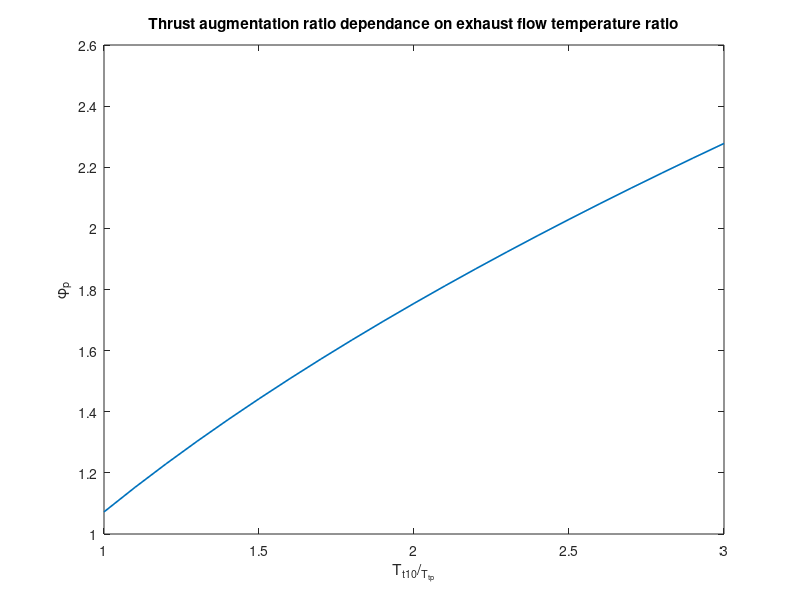
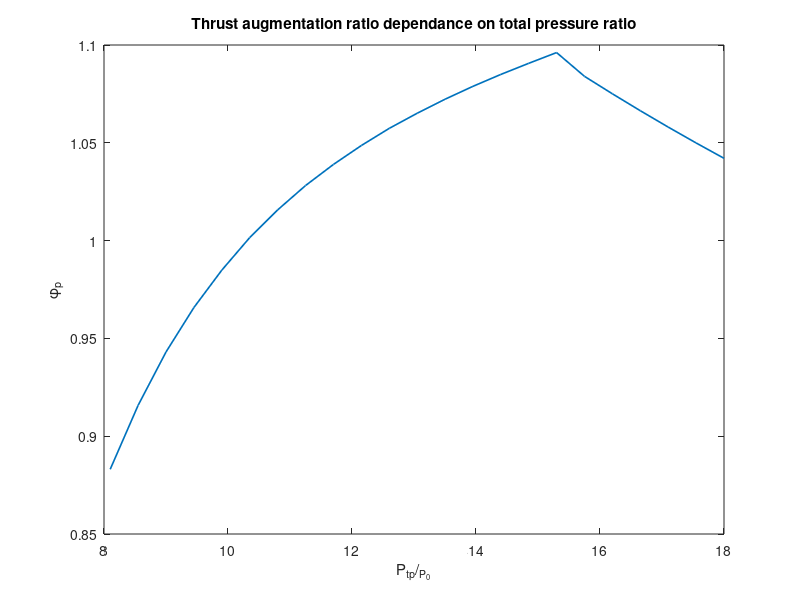

MATLAB code for these plots, in order: (Note: this script raises an error after producing the figures.)
%% HYPERSONIC FLOWS
%% EX. 8.10 PAGE 475
clear all
close all
%% Varying P_tp/P_0
M02=2;
g=1.35; %heat air coefficient

Cf=0.0027; %friction coefficient (reasonable value)
Aw=pi*0.5^2; %duct area (1 meter diameter)
v3=295; % @20000 meters of altitude (for Mach 1) [m/s]
R=8.134; %[J/mol*K]
Rs=287.058; % [J/kg*K]
T3=213.31; %temperature at 20000m
V=Aw*1; %volume of a 1 meter cylinder [m^3]
n=V/0.0224; %number of moles of gas
P=n*R*T3/V; %Pa
rho=P/(Rs*T3); %[kg/m^3]
Fbx=-Cf*rho*v3*v3*Aw/2; %additional momentum force due to wall friction 
P0=5474.89; % atmospheric pressure at 20000m

%Primary flow
pp_p02=0.9*[9:0.5:20];  %pressure ratio
tp_t02=10;          %temperature ratio
a_ap2=12;           %area ratio
            
% Secondary flow
ps_p02=0.9*1.18;
ts_t02=1.044;
% Exhaust flow
p10_p02=1;
t10_tp2=1;
dp2=.0001;
pi_p02=zeros(10000);
pi_p02(1)=(2/(g+1))^(g/(g-1))+dp2;   %inlet plane static pressure
                                    %initial guess

for i=1:length(pp_p02)
    for j=1:10000
            %eq. 8.26
            mp2(i,j)=sqrt((2/(g-1))*((pp_p02(i)/pi_p02(j))^((g-1)/g)-1));
            %eq. 8.27
            api_aps2(i,j)=(1/mp2(i,j))*((2/(g+1))*(1+((g-1)/2)*...
                mp2(i,j)^2))^((g+1)/(2*(g-1)));
            %eq. 8.28
            api_a2(i,j)=api_aps2(i,j)/a_ap2;
            %eq. 8.29
            asi_a2(i,j)=1-api_a2(i,j);
            %eq. 8.30
            msi2(i,j)=sqrt((2/(g-1))*((ps_p02/pi_p02(j))^((g-1)/g)-1));
            %eq. 8.31 (bypass ratio eqn)
            alpha2(i,j)=ps_p02/pp_p02(i)*asi_a2(i,j)/api_a2(i,j)*...
                (msi2(i,j)/mp2(i,j))*sqrt(tp_t02/ts_t02)*((1+((g-1)/2)...
                *mp2(i,j)^2)/(1+((g-1)/2)*msi2(i,j)^2))^((g+1)/(2*(g-1)));
            %eq. 8.32
            te_tp2(i,j)=(2/(g+1))*((1+alpha2(i,j)*ts_t02/tp_t02)/...
                (1+alpha2(i,j)));
            %eq. 8.33
            pe_p02(i,j)=(1+alpha2(i,j))*pp_p02(i)/a_ap2*...
                sqrt(te_tp2(i,j))*(2/(g+1))^((g+1)/(2*(g-1)));
            %calculating the ratio at eqn 8.34
            nr2(i,j)=pe_p02(i,j)*((g+1)+2*Cf);
            %the denominator represents the left-hand side of the equation,
            %which is basically the condition before the burner. For ex.
            %8.10 the additional momentum component was added (F_bx)
            dr2(i,j)=pi_p02(j)*mp2(i,j)^2*g*api_a2(i,j)+pi_p02(j)*...
                msi2(i,j)^2*g*asi_a2(i,j)+pi_p02(j);
            ratio2(i,j)=nr2(i,j)/dr2(i,j);
            %in order to obtain a correct result, the ratio must be equal
            %to 1 (or very close to it!). Hence, we are going to know that
            %our inlet pressure guess was correct.
            if (abs(ratio2(i,j))-1)<10e-5
                pratio2(i)=pi_p02(j);
                %eqn 8.35
                pte_p02(i)=0.9*pe_p02(i,j)*((g+1)/2)^(g/(g-1));
                k2(i)=alpha2(i,j);
                %eq. 8.37
                mp02(i)=sqrt((2/(g-1))*(pp_p02(i)^((g-1)/g)-1));
                %eq. 8.38
                v0_vp02(i)=(M02/mp02(i))*(ts_t02/tp_t02*((1+((g-1)/2)...
                    *mp02(i)^2)/(1+((g-1)/2)*M02^2)))^(1/2);
                %eq. 8.39
                m102(i)=sqrt((2/(g-1))*(pte_p02(i)^((g-1)/g)-1));
                %eq. 8.40
                v10_vp02(i)=(m102(i)/mp02(i))*(t10_tp2*((1+((g-1)/2)*...
                    mp02(i)^2)/(1+((g-1)/2)*m102(i)^2)))^(1/2);
                %eq. 8.36
                phi2(i)=(1+k2(i))*v10_vp02(i)-k2(i)*v0_vp02(i);
                break
            else
                %incrementing of a small value our initial guess in case
                %our ratio did not satisfy the unity
                pi_p02(j+1)=pi_p02(j)+dp2;
            end
    end
end
%plotting
figure(2)
plot(pp_p02,phi2,'LineWidth',1.2)
title('Thrust augmentation ratio dependance on total pressure ratio')
xlabel('{P_t_p}/_{P_0}')
ylabel('\phi_p')
%% Varying T_t10/T_p
M0=2;           %mach numbers

% Primary flow
pp_p0=0.9*15;
tp_t0=10;
a_ap=12;
g=1.35;

% Secondary flow
ps_p0=0.9*1.18;
ts_t0=1.044;

% Exhaust flow
p10_p0=1;
t10_tp=[1:0.1:3];


dp=.0001;
pi_p0(1)=(2/(g+1))^(g/(g-1))+dp;
for i=1:10000
        mp(i)=sqrt((2/(g-1))*((pp_p0/pi_p0(i))^((g-1)/g)-1));
        api_aps(i)=(1/mp(i))*((2/(g+1))*(1+((g-1)/2)*...
            mp(i)^2))^((g+1)/(2*(g-1)));
        api_a(i)=api_aps(i)/a_ap;
        asi_a(i)=1-api_a(i);
        msi(i)=sqrt((2/(g-1))*((ps_p0/pi_p0(i))^((g-1)/g)-1));
        alpha(i)=ps_p0/pp_p0*asi_a(i)/api_a(i)*(msi(i)/mp(i))*...
            sqrt(tp_t0/ts_t0)*((1+((g-1)/2)*mp(i)^2)/(1+((g-1)/2)*...
            msi(i)^2))^((g+1)/(2*(g-1)));
        te_tp(i)=(2/(g+1))*((1+alpha(i)*ts_t0/tp_t0)/(1+alpha(i)));
        pe_p0(i)=(1+alpha(i))*pp_p0/a_ap*sqrt(te_tp(i))*(2/(g+1))...
            ^((g+1)/(2*(g-1)));     
        nr(i)=pe_p0(i)*((g+1)+2*Cf);
        dr(i)=pi_p0(i)*mp(i)^2*g*api_a(i)+pi_p0(i)*...
                msi(i)^2*g*asi_a(i)+pi_p0(i);
        ratio(i)=nr(i)/dr(i);
        if (abs(ratio(i))-1)<10e-5
            pratio=pi_p0(i);
            pte_p0=0.9*pe_p0(i)*((g+1)/2)^(g/(g-1));
            k=alpha(i);
            break
        else
            pi_p0(i+1)=pi_p0(i)+dp;
        end
end

mp0=sqrt((2/(g-1))*(pp_p0^((g-1)/g)-1));
for i=1:length(t10_tp)
    v0_vp0(i)=(M0/mp0)*(ts_t0/tp_t0*((1+((g-1)/2)*mp0^2)/...
        (1+((g-1)/2)*M0^2)))^(1/2);
    m10=sqrt((2/(g-1))*(pte_p0^((g-1)/g)-1));
    v10_vp0=(m10/mp0)*(t10_tp(i)*((1+((g-1)/2)*mp0^2)/...
        (1+((g-1)/2)*m10^2)))^(1/2);
    phi(i)=(1+k)*v10_vp0-k*v0_vp0(i);
end
figure(1)
plot(t10_tp,phi,'LineWidth',1.2)
title('Thrust augmentation ratio dependance on exhaust flow temperature ratio')
xlabel('{T_t_1_0}/_{T_t_p}')
ylabel('\phi_p')

%% Varying A/A_p

M03=2;
%Primary flow
pp_p03=0.9*15;
tp_t03=10;
a_ap3=[5:0.5:20];
g=1.35;
% Secondary flow
ps_p03=0.9*1.18;
ts_t03=1.044;
% Exhaust flow
p10_p03=1;
t10_tp3=1;
dp3=.0001;
pi_p03=zeros(10000);
pi_p03(:)=(2/(g+1))^(g/(g-1))+dp3;

for i=1:length(a_ap3)
    for j=1:10000
            mp3(i,j)=sqrt((2/(g-1))*((pp_p03/pi_p03(j))^((g-1)/g)-1));
            api_aps3(i,j)=(1/mp3(i,j))*((2/(g+1))*(1+((g-1)/2)...
                *mp3(i,j)^2))^((g+1)/(2*(g-1)));
            api_a3(i,j)=api_aps3(i,j)/a_ap3(i);
            asi_a3(i,j)=1-api_a3(i,j);
            msi3(i,j)=sqrt((2/(g-1))*((ps_p03/pi_p03(j))^((g-1)/g)-1));
            alpha3(i,j)=ps_p03/pp_p03*asi_a3(i,j)/api_a3(i,j)*...
                (msi3(i,j)/mp3(i,j))*sqrt(tp_t03/ts_t03)*...
                ((1+((g-1)/2)*mp3(i,j)^2)/...
                (1+((g-1)/2)*msi3(i,j)^2))^((g+1)/(2*(g-1)));
            te_tp3(i,j)=(2/(g+1))*((1+alpha3(i,j)*ts_t03/...
                tp_t03)/(1+alpha3(i,j)));
            pe_p03(i,j)=(1+alpha3(i,j))*pp_p03/a_ap3(i)*...
                sqrt(te_tp3(i,j))*(2/(g+1))^((g+1)/(2*(g-1)));
            nr3(i,j)=pe_p03(i,j)*((g+1)+2*Cf);
            dr3(i,j)=pi_p03(j)*mp3(i,j)^2*g*api_a3(i,j)+pi_p03(j)*...
                msi3(i,j)^2*g*asi_a3(i,j)+pi_p03(j);
            ratio3(i,j)=nr3(i,j)/dr3(i,j);
            if (abs(ratio3(i,j))-1)<10e-50
                pratio3(i)=pi_p03(j);
                pte_p03(i)=0.9*pe_p03(i,j)*((g+1)/2)^(g/(g-1));
                k3(i)=alpha3(i,j);
                mp03(i)=sqrt((2/(g-1))*(pp_p03^((g-1)/g)-1));
                v0_vp03(i)=(M03/mp03(i))*(ts_t03/tp_t03*((1+((g-1)/2)...
                    *mp03(i)^2)/(1+((g-1)/2)*M03^2)))^(1/2);
                m103(i)=sqrt((2/(g-1))*(pte_p03(i)^((g-1)/g)-1));
                v10_vp03(i)=(m103(i)/mp03(i))*(t10_tp3*((1+((g-1)/2)...
                    *mp03(i)^2)/(1+((g-1)/2)*m103(i)^2)))^(1/2);
                phi3(i)=(1+k3(i))*v10_vp03(i)-k3(i)*v0_vp03(i);
                break
            else
                pi_p03(j+1)=pi_p03(j)+dp3;
            end
    end
end
figure(3)
plot(a_ap3,phi3,'LineWidth',1.2)
title('Thrust augmentation ratio dependance on area ratio')
xlabel('{A}/_{A^*_p}')
ylabel('\phi_p')
%% Varying T_tp/T_0

M04=2;
%Primary flow
pp_p04=0.9*15;
tp_t04=[1:1:20];
a_ap4=12;
g=1.35;
% Secondary flow
ps_p04=0.9*1.18;
ts_t04=1.044;
% Exhaust flow
p10_p04=1;
t10_tp4=1;
dp4=.0001;
pi_p04=zeros(10000);
pi_p04(:)=(2/(g+1))^(g/(g-1))+dp4;

for i=1:length(tp_t04)
    for j=1:10000
            mp4(i,j)=sqrt((2/(g-1))*((pp_p04/pi_p04(j))^((g-1)/g)-1));
            api_aps4(i,j)=(1/mp4(i,j))*((2/(g+1))*(1+((g-1)/2)...
                *mp4(i,j)^2))^((g+1)/(2*(g-1)));
            api_a4(i,j)=api_aps4(i,j)/a_ap4;
            asi_a4(i,j)=1-api_a4(i,j);
            msi4(i,j)=sqrt((2/(g-1))*((ps_p04/pi_p04(j))^((g-1)/g)-1));
            alpha4(i,j)=ps_p04/pp_p04*asi_a4(i,j)/api_a4(i,j)*...
                (msi4(i,j)/mp4(i,j))*sqrt(tp_t04(i)/ts_t04)*...
                ((1+((g-1)/2)*mp4(i,j)^2)/...
                (1+((g-1)/2)*msi4(i,j)^2))^((g+1)/(2*(g-1)));
            te_tp4(i,j)=(2/(g+1))*((1+alpha4(i,j)*ts_t04/tp_t04(i))...
                /(1+alpha4(i,j)));
            pe_p04(i,j)=(1+alpha4(i,j))*pp_p04/a_ap4*sqrt(te_tp4(i,j))*...
                (2/(g+1))^((g+1)/(2*(g-1)));
            nr4(i,j)=pe_p04(i,j)*((g+1)+2*Cf);
            dr4(i,j)=pi_p04(j)*mp4(i,j)^2*g*api_a4(i,j)+pi_p04(j)*...
                msi4(i,j)^2*g*asi_a4(i,j)+pi_p04(j);
            ratio4(i,j)=nr4(i,j)/dr4(i,j);
            if (abs(ratio4(i,j))-1)<10e-5
                pratio4(i)=pi_p04(j);
                pte_p04(i)=0.9*pe_p04(i,j)*((g+1)/2)^(g/(g-1));
                k4(i)=alpha4(i,j);
                mp04(i)=sqrt((2/(g-1))*(pp_p04^((g-1)/g)-1));
                v0_vp04(i)=(M04/mp04(i))*(ts_t04/tp_t04(i)*...
                    ((1+((g-1)/2)*mp04(i)^2)/...
                    (1+((g-1)/2)*M04^2)))^(1/2);
                m104(i)=sqrt((2/(g-1))*(pte_p04(i)^((g-1)/g)-1));
                v10_vp04(i)=(m104(i)/mp04(i))*(t10_tp4*((1+((g-1)/2)...
                    *mp04(i)^2)/(1+((g-1)/2)*m104(i)^2)))^(1/2);
                phi4(i)=(1+k4(i))*v10_vp04(i)-k4(i)*v0_vp04(i);
                break
            else
                pi_p04(j+1)=pi_p04(j)+dp4;
            end
    end
end
figure(4)
plot(tp_t04,phi4,'LineWidth',1.2)
title('Thrust augmentation ratio dependance on total temperature ratio')
xlabel('{T_t_p}/_{T_0}')
ylabel('\phi_p')

%% Final Plot
figure(5)
plot(tp_t04,phi4,'-r','LineWidth',1.2)
hold on
plot(a_ap3,phi3,'-b','LineWidth',1.2)
hold on
plot(t10_tp,phi,'-k','LineWidth',1.2)
hold on
plot(pp_p02,phi2,'-g','LineWidth',1.2)
hold on
legend('{T_t_p}/_{T_0}','{A}/_{A^*_p}','{T_t_1_0}/_{T_t_p}','{P_t_p}/_{P_0}')
xlabel('Ratios')
ylabel('\phi_p')
title('Merged Plot')

%% Comments
%{
In order to take into account of the correction factors, the pressure
ratios were multiplied by a coefficient of 0.9 which resulted to be very
common in the literature as a pretty accurate factor. As a second loss the
wall friction of the constant area mixer was considered. For simplicity of
calculations I assumed a 1 meter diameter and 1 meter length duct. Given
the Mach conditions at that point (M=1) a coefficient of friction was
picked based on the graphs provided in the notes. Considering an altitude
of 20.000 meters as the operation altitude it was then possible to
calculate through trivial ideal gas laws steps the final F_bx momentum
contribution. Therefore that factor was added to the left-hand side of the
momentum equation derived for an ideal ejector ramjet. From then on I
proceeded with the same script of problem 8.9. It ended up having slightly
different curves which were still very similar to the ideal
non-loss-considering ones. It appears that only the pressure curve was
greatly influenced by the presence of losses. In the end we can assume that
depending on which kind of analysis needs to be conducted we can either
neglect losses in the calculations or not in order to still get reliable
numbers.

Basic script:
The fundamental script procedure follows the equations broken down in the
book for the ejector analysis. The value of Pi/P0 needs to be guessed and
verified through the momentum equation. A condition was given for which a
certain value depending on the heat air coefficient represents the minimum
value for that ratio. So starting from there and incrementing it of a small
quantity each loop, eventually it gets to a point where the momentum fluxes
are very close to be equal. It was found that they never reach the total
equality, probably due to approximations and so, but they can get very very
close to that, at a point which we can consider the result reliable enough.
%}

